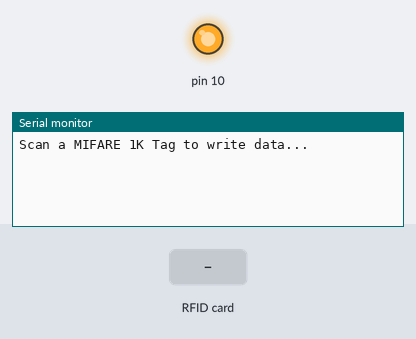
The sketch below on a simulated Arduino Uno, built with avr-gcc and run on an emulated ATmega328P. Shown: output pins drawn as LEDs (lit = HIGH), the last lines printed to the serial monitor. The test bench sets the inputs (shaded band).

Above: at 1.2 s.
1.3 s: RFID card 82 77 60 80 11 held to the reader
At 2.68 s:
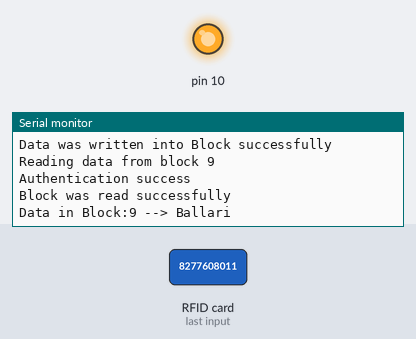
2.8 s: RFID card 5E 7A 19 C4 held to the reader
At 2.95 s:
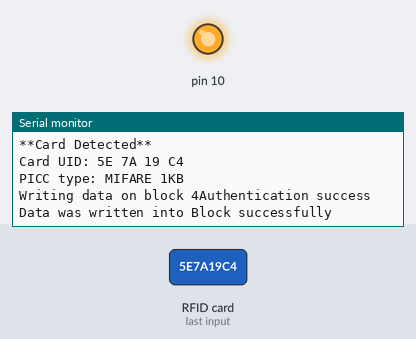
Timing chart, 0 to 5.8 s (numbered marks = the images above; inputs shaded):
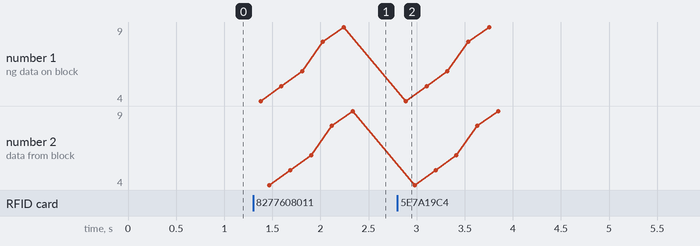

The sketch:

student_data.ino
```cpp
/* ------------------------------------------------------------------------
 * Created by: Tauseef Ahmad
 * Created on: 4 April, 2022
 *
 * Tutorial: https://youtu.be/M9Sci4nsTEk
 * ------------------------------------------------------------------------
 * Download Resources
 * ------------------------------------------------------------------------
 * Preferences--> Aditional boards Manager URLs :
 * For ESP8266 and NodeMCU - Version 3.0.2
 * http://arduino.esp8266.com/stable/package_esp8266com_index.json
 * ------------------------------------------------------------------------*/


#include <SPI.h>
#include <MFRC522.h>
//--------------------------------------------------
//GPIO 0 --> D3
//GPIO 2 --> D4
const uint8_t RST_PIN = 0;
const uint8_t SS_PIN = 2;
//--------------------------------------------------
MFRC522 mfrc522(SS_PIN, RST_PIN);
MFRC522::MIFARE_Key key;
//--------------------------------------------------
/* Be aware of Sector Trailer Blocks */
int blockNum = 4;
byte block_data[16];
/* Create array to read data from Block */
/* Length of buffer should be 4 Bytes
more than the size of Block (16 Bytes) */
byte bufferLen = 18;
byte readBlockData[18];
//--------------------------------------------------
MFRC522::StatusCode status;
//--------------------------------------------------


void setup()
{
  //------------------------------------------------------
  //Initialize serial communications with PC
  Serial.begin(9600);
  //------------------------------------------------------
  //Initialize SPI bus
  SPI.begin();
  //------------------------------------------------------
  //Initialize MFRC522 Module
  mfrc522.PCD_Init();
  Serial.println("Scan a MIFARE 1K Tag to write data...");
  //------------------------------------------------------
}


/****************************************************************************************************
 * loop() function
 ****************************************************************************************************/
void loop()
{
  //------------------------------------------------------------------------------
  /* Prepare the ksy for authentication */
  /* All keys are set to FFFFFFFFFFFFh at chip delivery from the factory */
  for (byte i = 0; i < 6; i++){
    key.keyByte[i] = 0xFF;
  }
  //------------------------------------------------------------------------------
  /* Look for new cards */
  /* Reset the loop if no new card is present on RC522 Reader */
  if ( ! mfrc522.PICC_IsNewCardPresent()){return;}
  //------------------------------------------------------------------------------
  /* Select one of the cards */
  if ( ! mfrc522.PICC_ReadCardSerial()) {return;}
  //------------------------------------------------------------------------------
  Serial.print("\n");
  Serial.println("**Card Detected**");
  /* Print UID of the Card */
  Serial.print(F("Card UID:"));
  for (byte i = 0; i < mfrc522.uid.size; i++){
    Serial.print(mfrc522.uid.uidByte[i] < 0x10 ? " 0" : " ");
    Serial.print(mfrc522.uid.uidByte[i], HEX);
  }
  Serial.print("\n");
  /* Print type of card (for example, MIFARE 1K) */
  Serial.print(F("PICC type: "));
  MFRC522::PICC_Type piccType = mfrc522.PICC_GetType(mfrc522.uid.sak);
  Serial.println(mfrc522.PICC_GetTypeName(piccType));

  //------------------------------------------------------------------------------
  //MMMMMMMMMMMMMMMMMMMMMMMMMMMMMMMMMMMMMMMMMMMMMMMMMMMM
  blockNum = 4;
  toBlockDataArray("100"); //Student ID
  WriteDataToBlock(blockNum, block_data);
  ReadDataFromBlock(blockNum, readBlockData);
  dumpSerial(blockNum, readBlockData);
  //MMMMMMMMMMMMMMMMMMMMMMMMMMMMMMMMMMMMMMMMMMMMMMMMMMMM
  //MMMMMMMMMMMMMMMMMMMMMMMMMMMMMMMMMMMMMMMMMMMMMMMMMMMM
  blockNum = 5;
  toBlockDataArray("MD"); //First Name
  WriteDataToBlock(blockNum, block_data);
  ReadDataFromBlock(blockNum, readBlockData);
  dumpSerial(blockNum, readBlockData);
  //MMMMMMMMMMMMMMMMMMMMMMMMMMMMMMMMMMMMMMMMMMMMMMMMMMMM
  //MMMMMMMMMMMMMMMMMMMMMMMMMMMMMMMMMMMMMMMMMMMMMMMMMMMM
  blockNum = 6;
  toBlockDataArray("Wasif"); //Last Name
  WriteDataToBlock(blockNum, block_data);
  ReadDataFromBlock(blockNum, readBlockData);
  dumpSerial(blockNum, readBlockData);
  //MMMMMMMMMMMMMMMMMMMMMMMMMMMMMMMMMMMMMMMMMMMMMMMMMMMM
  //MMMMMMMMMMMMMMMMMMMMMMMMMMMMMMMMMMMMMMMMMMMMMMMMMMMM
  blockNum = 8;
  toBlockDataArray("8277608011"); //Father's Name
  WriteDataToBlock(blockNum, block_data);
  ReadDataFromBlock(blockNum, readBlockData);
  dumpSerial(blockNum, readBlockData);
  //MMMMMMMMMMMMMMMMMMMMMMMMMMMMMMMMMMMMMMMMMMMMMMMMMMMM
  //MMMMMMMMMMMMMMMMMMMMMMMMMMMMMMMMMMMMMMMMMMMMMMMMMMMM
  blockNum = 9;
  toBlockDataArray("Ballari"); //Date of Birth
  WriteDataToBlock(blockNum, block_data);
  ReadDataFromBlock(blockNum, readBlockData);
  dumpSerial(blockNum, readBlockData);
  //MMMMMMMMMMMMMMMMMMMMMMMMMMMMMMMMMMMMMMMMMMMMMMMMMMMM
  //MMMMMMMMMMMMMMMMMMMMMMMMMMMMMMMMMMMMMMMMMMMMMMMMMMMM

}


/****************************************************************************************************
 * Writ() function
 ****************************************************************************************************/
void WriteDataToBlock(int blockNum, byte blockData[])
{
   Serial.print("Writing data on block ");
   Serial.print(blockNum);
  //------------------------------------------------------------------------------
  /* Authenticating the desired data block for write access using Key A */
  status = mfrc522.PCD_Authenticate(MFRC522::PICC_CMD_MF_AUTH_KEY_A, blockNum, &key, &(mfrc522.uid));
  if (status != MFRC522::STATUS_OK){
    Serial.print("Authentication failed for Write: ");
    Serial.println(mfrc522.GetStatusCodeName(status));
    return;
  }
  //------------------------------------------------------------------------------
  else {
    Serial.println("Authentication success");
  }
  //------------------------------------------------------------------------------
  /* Write data to the block */
  status = mfrc522.MIFARE_Write(blockNum, blockData, 16);
  if (status != MFRC522::STATUS_OK) {
    Serial.print("Writing to Block failed: ");
    Serial.println(mfrc522.GetStatusCodeName(status));
    return;
  }
  else
  {Serial.println("Data was written into Block successfully");}
  //------------------------------------------------------------------------------
}


/****************************************************************************************************
 * ReadDataFromBlock() function
 ****************************************************************************************************/
void ReadDataFromBlock(int blockNum, byte readBlockData[])
{
   Serial.print("Reading data from block ");
   Serial.println(blockNum);
  //------------------------------------------------------------------------------
  /* Authenticating the desired data block for Read access using Key A */
  status = mfrc522.PCD_Authenticate(MFRC522::PICC_CMD_MF_AUTH_KEY_A, blockNum, &key, &(mfrc522.uid));
  //------------------------------------------------------------------------------
  if (status != MFRC522::STATUS_OK){
   Serial.print("Authentication failed for Read: ");
   Serial.println(mfrc522.GetStatusCodeName(status));
   return;
  }
  else {
    Serial.println("Authentication success");
  }
  //------------------------------------------------------------------------------
  /* Reading data from the Block */
  status = mfrc522.MIFARE_Read(blockNum, readBlockData, &bufferLen);
  if (status != MFRC522::STATUS_OK){
    Serial.print("Reading failed: ");
    Serial.println(mfrc522.GetStatusCodeName(status));
    return;
  }
  else {
    Serial.println("Block was read successfully");
  }
  //------------------------------------------------------------------------------
}


/****************************************************************************************************
 * dumpSerial() function
 ****************************************************************************************************/
void dumpSerial(int blockNum, byte blockData[])
{
   Serial.print("\n");
   Serial.print("Data in Block:");
   Serial.print(blockNum);
   Serial.print(" --> ");
   for (int j=0 ; j<16 ; j++){
     Serial.write(readBlockData[j]);
   }
   Serial.print("\n");Serial.print("\n");
}


/****************************************************************************************************
 * dumpSerial() function
 ****************************************************************************************************/
void toBlockDataArray(String str)
{
  byte len = str.length();
  if(len > 16) len = 16;
  for (byte i = 0; i < len; i++) block_data[i] = str[i];
  for (byte i = len; i < 16; i++) block_data[i] = ' ';
}
```

Measured:
- after the input at 1.3 s, the serial monitor: prints a new line at once (image 1)
- after the input at 2.8 s, the serial monitor: prints a new line at once (image 2)
